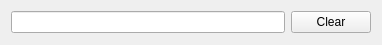
<?xml version="1.0" encoding="UTF-8"?>
<ui version="4.0">
 <class>TestForm</class>
 <widget class="QWidget" name="TestForm">
  <property name="geometry">
   <rect>
    <x>0</x>
    <y>0</y>
    <width>382</width>
    <height>45</height>
   </rect>
  </property>
  <property name="windowTitle">
   <string>Form</string>
  </property>
  <layout class="QHBoxLayout" name="horizontalLayout">
   <item>
    <widget class="QLineEdit" name="lineEdit"/>
   </item>
   <item>
    <widget class="QPushButton" name="pushButton">
     <property name="text">
      <string>Clear</string>
     </property>
    </widget>
   </item>
  </layout>
 </widget>
 <resources/>
 <connections>
  <connection>
   <sender>pushButton</sender>
   <signal>clicked()</signal>
   <receiver>lineEdit</receiver>
   <slot>clear()</slot>
   <hints>
    <hint type="sourcelabel">
     <x>330</x>
     <y>22</y>
    </hint>
    <hint type="destinationlabel">
     <x>145</x>
     <y>22</y>
    </hint>
   </hints>
  </connection>
 </connections>
</ui>
